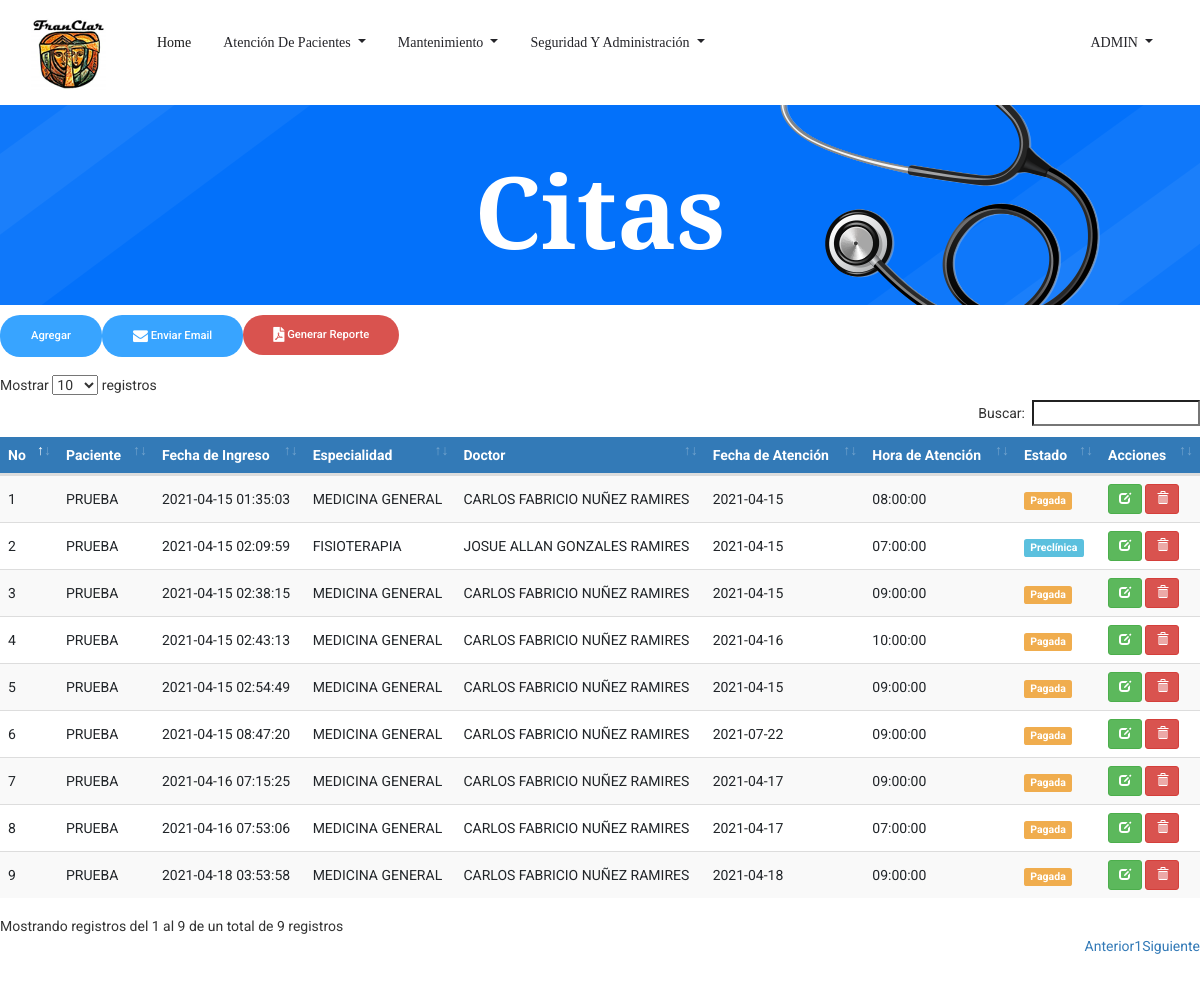
/Cita.php (signed in), run on the app's committed database.
### tables this page shows
CREATE TABLE `tbl_citas` (
  `ID_Cita` bigint(3) NOT NULL,
  `ID_Paciente` int(3) NOT NULL,
  `ID_Usuario` bigint(3) NOT NULL,
  `ID_Empleado` int(3) NOT NULL,
  `ID_Especialidad` int(3) NOT NULL,
  `ID_Estado` int(3) NOT NULL,
  `Fec_Creacion` timestamp NOT NULL DEFAULT current_timestamp(),
  `Fec_Atencion` date NOT NULL,
  `Hora_Atencion` time NOT NULL,
  `Precio` int(5) NOT NULL,
  `Usuario_Crea` bigint(3) DEFAULT NULL,
  `Fec_Crea` date DEFAULT NULL,
  `Usuario_Modif` bigint(3) DEFAULT NULL,
  `Fec_Modif` date DEFAULT NULL
);

CREATE TABLE `tbl_pacientes` (
  `ID_Paciente` int(3) NOT NULL,
  `ID_tipo_documento` int(11) NOT NULL,
  `cedula` varchar(20) NOT NULL,
  `ID_Sexo` int(1) NOT NULL,
  `ID_Est_Civil` int(3) NOT NULL,
  `ID_Tipo_Sangre` int(3) NOT NULL,
  `ID_Religion` int(3) NOT NULL,
  `Nom_Paciente` varchar(255) NOT NULL,
  `Fec_Nacimiento` date NOT NULL,
  `Edad` int(3) NOT NULL,
  `Dir_Paciente` varchar(255) NOT NULL,
  `Tel_Paciente` int(8) NOT NULL,
  `Cel_Paciente` int(8) NOT NULL,
  `Email` varchar(50) NOT NULL,
  `Contacto_Emergencia` varchar(40) NOT NULL,
  `ID_Parentesco` int(3) NOT NULL,
  `Tel_Emergencia` int(8) NOT NULL,
  `Cel_Emergencia` int(8) NOT NULL,
  `Antecedentes_Personales` varchar(500) DEFAULT NULL,
  `Antecedentes_Hospitalarios` varchar(500) DEFAULT NULL,
  `Antecedentes_Alergicos` varchar(500) DEFAULT NULL,
  `Antecedentes_Familiares` varchar(500) DEFAULT NULL,
  `Habitos` varchar(500) DEFAULT NULL,
  `Usuario_crea` bigint(3) DEFAULT NULL,
  `Fec_crea` date DEFAULT NULL,
  `Usuario_modif` bigint(3) DEFAULT NULL,
  `Fec_modif` date DEFAULT NULL
);

CREATE TABLE `tbl_especialidad` (
  `ID_Especialidad` int(3) NOT NULL,
  `Descripcion_Espec` varchar(30) NOT NULL,
  `Precio` int(5) NOT NULL
);

CREATE TABLE `tbl_empleado` (
  `ID_Empleado` int(3) NOT NULL,
  `Nom_Empleado` varchar(50) NOT NULL,
  `ID_Sexo` int(1) NOT NULL,
  `ID_Est_Civil` int(3) NOT NULL,
  `ID_Cargo` int(3) NOT NULL,
  `ID_Especialidad` int(3) NOT NULL,
  `Cedula` varchar(13) NOT NULL,
  `Fec_Nacimiento` date NOT NULL,
  `Dir_Empleado` varchar(255) NOT NULL,
  `Tel_Empleado` int(8) NOT NULL,
  `Cel_Empleado` int(8) NOT NULL,
  `Salario` int(6) NOT NULL,
  `Usuario_Crea` bigint(3) DEFAULT NULL,
  `Fec_Crea` date DEFAULT NULL,
  `Usuario_Modif` bigint(3) DEFAULT NULL,
  `Fec_Modif` date DEFAULT NULL
);

CREATE TABLE `tbl_estado_cita` (
  `ID_Estado` int(3) NOT NULL,
  `Descripcion_Est_cita` varchar(20) NOT NULL
);

### Cita.php (the view, shortened to what this page needs)
<!doctype html>
<html lang="es">
<?php
include 'head.php'
?>
<body>
    <?php
    include 'header.php';
    ?>
    <section class="breadcrumb_part breadcrumb_bg">
        <div class="container">
            <div class="row">
                <div class="col-lg-12">
                    <div class="breadcrumb_iner">
                        <div class="breadcrumb_iner_item">
                            <h2>Citas</h2>
                        </div>
                    </div>
                </div>
            </div>
        </div>
    </section>
    <form class="form-inline my-2 my-lg-0 float-left">
        <a href="agregarcita.php" class="genric-btn info circle">Agregar</a>
    </form>
	<div class="form-inline my-2 my-lg-0 float-left" >
	<a class="genric-btn info circle" href="PHPMailer/notificaciones.php">
	<i class="fa fa-envelope fa-lg"> </i> Enviar Email  </a>
</div>
<form class="form-inline my-2 my-lg-0 float-left">
	<a class="genric-btn btn-danger circle" onclick="buscar_cita()" href="#">
	<i class="fas fa-file-pdf fa-lg"> </i> Generar Reporte</a>
	</form>
	<br>
	<br>
	<br>
   <div class="table-responsive">
			<table id="datatableUsuarios" class="table table-striped table-hover" cellspacing="0" width="100%">
            	<thead>
				<tr>
					<th>No</th>
					<th>Paciente</th>
					<th>Fecha de Ingreso</th>
					<th>Especialidad</th>
                    <th>Doctor</th>
                    <th>Fecha de Atención</th>
                    <th>Hora de Atención</th>
                    <th>Estado</th>
				    <th>Acciones</th>
				</tr>
				</thead>
				<tbody>
					<?php
						$sql = mysqli_query($con, "SELECT tbl_citas.ID_Cita,
						tbl_pacientes.Nom_Paciente,
						tbl_citas.Fec_Creacion,
						tbl_especialidad.Descripcion_Espec,
						tbl_empleado.Nom_Empleado,
						tbl_citas.Fec_Atencion,
						tbl_citas.Hora_Atencion,
						tbl_estado_cita.Descripcion_Est_cita,
						tbl_estado_cita.ID_Estado FROM tbl_citas
						INNER JOIN tbl_pacientes on tbl_citas.ID_Paciente = tbl_pacientes.ID_Paciente
						INNER JOIN tbl_especialidad on tbl_citas.ID_Especialidad = tbl_especialidad.ID_Especialidad
						INNER JOIN tbl_empleado on tbl_citas.ID_Empleado = tbl_empleado.ID_Empleado
						INNER JOIN tbl_estado_cita on tbl_citas.ID_Estado = tbl_estado_cita.ID_Estado ORDER BY tbl_citas.Fec_Creacion DESC");
						if(mysqli_num_rows($sql) == 0){
							echo '<tr><td colspan="8">No hay datos.</td></tr>';
						}else{
							while($row = mysqli_fetch_assoc($sql)){
								if($row['ID_Estado'] == 1){
									echo '
									<tr>
									<td>'.$row['ID_Cita'].'</td>
									<td>'.$row['Nom_Paciente'].'</td>
									<td>'.$row['Fec_Creacion'].'</td>
									<td>'.$row['Descripcion_Espec'].'</td>
									<td>'.$row['Nom_Empleado'].'</td>
									<td>'.$row['Fec_Atencion'].'</td>
									<td>'.$row['Hora_Atencion'].'</td>
									<td><span class="label label-success">'.$row['Descripcion_Est_cita'].'</span></td>
									<td>
										<a href="EditarCita.php?nik='.$row['ID_Cita'].'" title="Editar datos" class="btn btn-success btn-sm"><span class="glyphicon glyphicon-edit" aria-hidden="true"></span></a>
										<a href="Cita.php?aksi=delete&nik='.$row['ID_Cita'].'" title="Eliminar" onclick="return confirm(\'¿Está seguro de borrar los datos de la cita\')" class="btn btn-danger btn-sm"><span class="glyphicon glyphicon-trash" aria-hidden="true"></span></a>
									</td>
									</tr>
									';
								}elseif($row['ID_Estado'] == 2){
									echo '
									<tr>
									<td>'.$row['ID_Cita'].'</td>
									<td>'.$row['Nom_Paciente'].'</td>
									<td>'.$row['Fec_Creacion'].'</td>
									<td>'.$row['Descripcion_Espec'].'</td>
									<td>'.$row['Nom_Empleado'].'</td>
									<td>'.$row['Fec_Atencion'].'</td>
									<td>'.$row['Hora_Atencion'].'</td>
									<td><span class="label label-info">'.$row['Descripcion_Est_cita'].'</span></td>
									<td>
									<a href="EditarCita.php?nik='.$row['ID_Cita'].'" title="Editar datos" class="btn btn-success btn-sm"><span class="glyphicon glyphicon-edit" aria-hidden="true"></span></a>
									<a href="Cita.php?aksi=delete&nik='.$row['ID_Cita'].'" title="Eliminar" onclick="return confirm(\'¿Está seguro de borrar los datos de la cita\')" class="btn btn-danger btn-sm"><span class="glyphicon glyphicon-trash" aria-hidden="true"></span></a>
								    </td>
									</tr>
									';
								}elseif($row['ID_Estado'] == 4){
									echo '
									<tr>
									<td>'.$row['ID_Cita'].'</td>
									<td>'.$row['Nom_Paciente'].'</td>
									<td>'.$row['Fec_Creacion'].'</td>
									<td>'.$row['Descripcion_Espec'].'</td>
									<td>'.$row['Nom_Empleado'].'</td>
									<td>'.$row['Fec_Atencion'].'</td>
									<td>'.$row['Hora_Atencion'].'</td>
									<td><span class="label label-warning">'.$row['Descripcion_Est_cita'].'</span></td>
									<td>
									<a href="EditarCita.php?nik='.$row['ID_Cita'].'" title="Editar datos" class="btn btn-success btn-sm"><span class="glyphicon glyphicon-edit" aria-hidden="true"></span></a>
									<a href="Cita.php?aksi=delete&nik='.$row['ID_Cita'].'" title="Eliminar" onclick="return confirm(\'¿Está seguro de borrar los datos de la cita\')" class="btn btn-danger btn-sm"><span class="glyphicon glyphicon-trash" aria-hidden="true"></span></a>
								    </td>
									</tr>
									';
								}
							}
						}
					?>
				</tbody>
			</table>
		 </div>
		<br><br><br><br><br><br><br><br><br><br>
</body>
</html>

### css/main.css (style rules this page uses)
table th { background-color: #337ab7 !important; color: white; }
table>tbody>tr>td { vertical-align: middle !important; }

### data on the page
tbl_citas: ID_Cita "9", ID_Paciente.Nom_Paciente "PRUEBA", Fec_Creacion "2021-04-18 03:53:58", ID_Especialidad.Descripcion_Espec "MEDICINA GENERAL", ID_Empleado.Nom_Empleado "CARLOS FABRICIO NUÑEZ RAMIRES", Fec_Atencion "2021-04-18", Hora_Atencion "09:00:00", ID_Estado.Descripcion_Est_cita "Pagada"
tbl_citas: ID_Cita "8", ID_Paciente.Nom_Paciente "PRUEBA", Fec_Creacion "2021-04-16 07:53:06", ID_Especialidad.Descripcion_Espec "MEDICINA GENERAL", ID_Empleado.Nom_Empleado "CARLOS FABRICIO NUÑEZ RAMIRES", Fec_Atencion "2021-04-17", Hora_Atencion "07:00:00", ID_Estado.Descripcion_Est_cita "Pagada"
tbl_citas: ID_Cita "7", ID_Paciente.Nom_Paciente "PRUEBA", Fec_Creacion "2021-04-16 07:15:25", ID_Especialidad.Descripcion_Espec "MEDICINA GENERAL", ID_Empleado.Nom_Empleado "CARLOS FABRICIO NUÑEZ RAMIRES", Fec_Atencion "2021-04-17", Hora_Atencion "09:00:00", ID_Estado.Descripcion_Est_cita "Pagada"
tbl_citas: ID_Cita "6", ID_Paciente.Nom_Paciente "PRUEBA", Fec_Creacion "2021-04-15 08:47:20", ID_Especialidad.Descripcion_Espec "MEDICINA GENERAL", ID_Empleado.Nom_Empleado "CARLOS FABRICIO NUÑEZ RAMIRES", Fec_Atencion "2021-07-22", Hora_Atencion "09:00:00", ID_Estado.Descripcion_Est_cita "Pagada"
tbl_citas: ID_Cita "5", ID_Paciente.Nom_Paciente "PRUEBA", Fec_Creacion "2021-04-15 02:54:49", ID_Especialidad.Descripcion_Espec "MEDICINA GENERAL", ID_Empleado.Nom_Empleado "CARLOS FABRICIO NUÑEZ RAMIRES", Fec_Atencion "2021-04-15", Hora_Atencion "09:00:00", ID_Estado.Descripcion_Est_cita "Pagada"
tbl_citas: ID_Cita "4", ID_Paciente.Nom_Paciente "PRUEBA", Fec_Creacion "2021-04-15 02:43:13", ID_Especialidad.Descripcion_Espec "MEDICINA GENERAL", ID_Empleado.Nom_Empleado "CARLOS FABRICIO NUÑEZ RAMIRES", Fec_Atencion "2021-04-16", Hora_Atencion "10:00:00", ID_Estado.Descripcion_Est_cita "Pagada"
tbl_citas: ID_Cita "3", ID_Paciente.Nom_Paciente "PRUEBA", Fec_Creacion "2021-04-15 02:38:15", ID_Especialidad.Descripcion_Espec "MEDICINA GENERAL", ID_Empleado.Nom_Empleado "CARLOS FABRICIO NUÑEZ RAMIRES", Fec_Atencion "2021-04-15", Hora_Atencion "09:00:00", ID_Estado.Descripcion_Est_cita "Pagada"
tbl_citas: ID_Cita "2", ID_Paciente.Nom_Paciente "PRUEBA", Fec_Creacion "2021-04-15 02:09:59", ID_Especialidad.Descripcion_Espec "FISIOTERAPIA", ID_Empleado.Nom_Empleado "JOSUE ALLAN GONZALES RAMIRES", Fec_Atencion "2021-04-15", Hora_Atencion "07:00:00", ID_Estado.Descripcion_Est_cita "Preclínica"
tbl_citas: ID_Cita "1", ID_Paciente.Nom_Paciente "PRUEBA", Fec_Creacion "2021-04-15 01:35:03", ID_Especialidad.Descripcion_Espec "MEDICINA GENERAL", ID_Empleado.Nom_Empleado "CARLOS FABRICIO NUÑEZ RAMIRES", Fec_Atencion "2021-04-15", Hora_Atencion "08:00:00", ID_Estado.Descripcion_Est_cita "Pagada"

### other printed values
$usuario "ADMIN"
